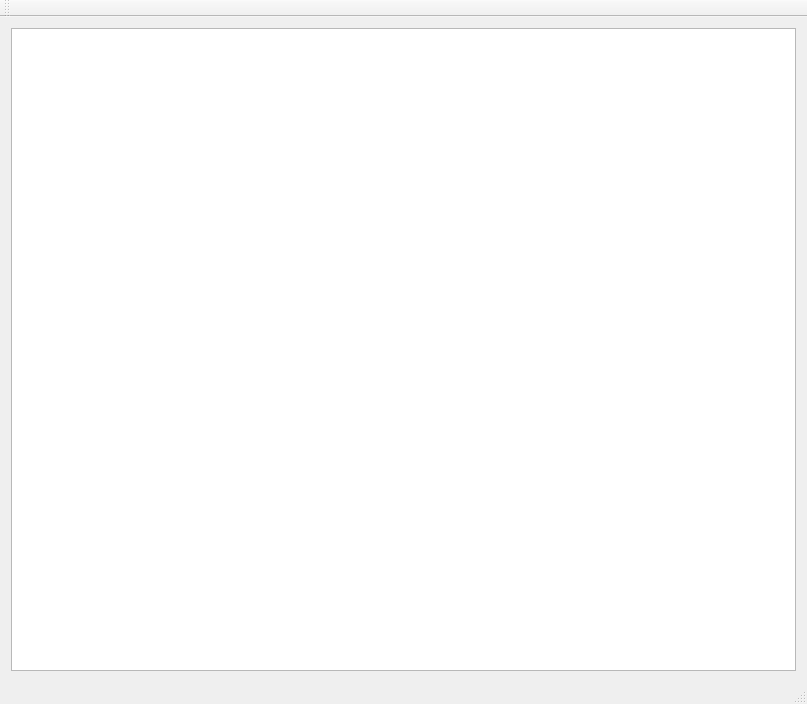
<?xml version="1.0" encoding="UTF-8"?>
<ui version="4.0">
 <class>RadarGUISystemClass</class>
 <widget class="QMainWindow" name="RadarGUISystemClass">
  <property name="geometry">
   <rect>
    <x>0</x>
    <y>0</y>
    <width>807</width>
    <height>704</height>
   </rect>
  </property>
  <property name="windowTitle">
   <string>RadarGUISystem</string>
  </property>
  <widget class="QWidget" name="centralWidget">
   <layout class="QGridLayout" name="gridLayout">
    <item row="0" column="0">
     <widget class="QTextEdit" name="textEdit">
      <property name="minimumSize">
       <size>
        <width>783</width>
        <height>192</height>
       </size>
      </property>
     </widget>
    </item>
   </layout>
  </widget>
  <widget class="QMenuBar" name="menuBar">
   <property name="geometry">
    <rect>
     <x>0</x>
     <y>0</y>
     <width>807</width>
     <height>23</height>
    </rect>
   </property>
  </widget>
  <widget class="QToolBar" name="mainToolBar">
   <attribute name="toolBarArea">
    <enum>TopToolBarArea</enum>
   </attribute>
   <attribute name="toolBarBreak">
    <bool>false</bool>
   </attribute>
  </widget>
  <widget class="QStatusBar" name="statusBar"/>
 </widget>
 <layoutdefault spacing="6" margin="11"/>
 <resources>
  <include location="radarguisystem.qrc"/>
 </resources>
 <connections/>
</ui>
